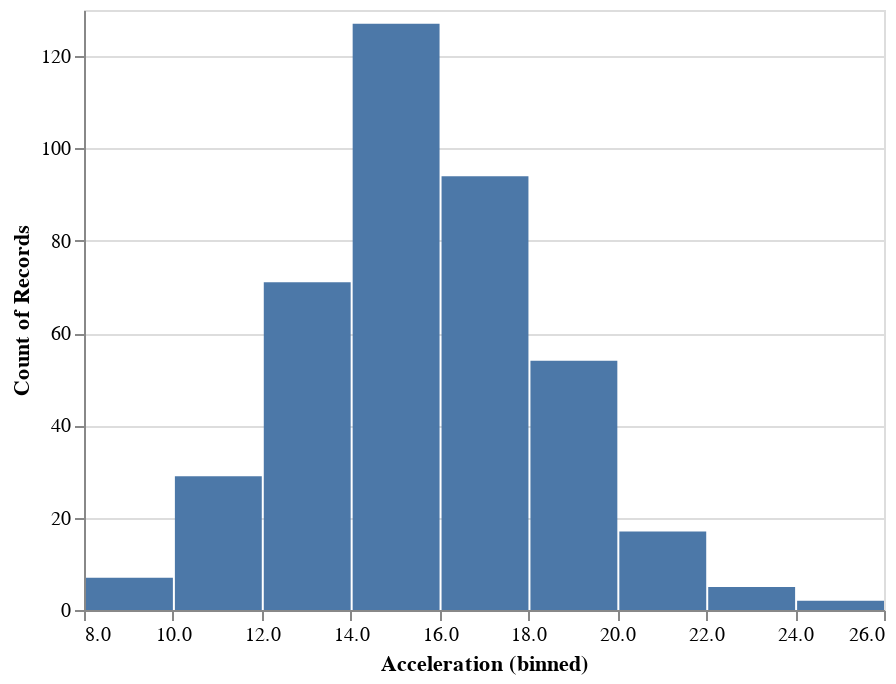

The notebook cell saved with this chart:
### Markdown cell above
In `altair`, histogram is not a special type of visualization, but simply a plot with bars where a variable is binned and a counting aggregation function is used.

### Code cell
alt.Chart(cars).mark_bar().encode(
    x=alt.X('Acceleration', bin=True),
    y='count()'
)

### Figure 1 — Vega-Lite specification as saved in the notebook (floating-point values rounded to 4 significant figures; data arrays with more than 128 entries replaced by an {"elided": "..."} marker saying what was removed)
{"config": {"view": {"continuousWidth": 400, "continuousHeight": 300}}, "data": {"name": "data-f02450ab61490a1363517a0190416235"}, "mark": "bar", "encoding": {"x": {"type": "quantitative", "bin": true, "field": "Acceleration"}, "y": {"type": "quantitative", "aggregate": "count"}}, "$schema": "https://vega.github.io/schema/vega-lite/v4.8.1.json", "datasets": {"data-f02450ab61490a1363517a0190416235": {"elided": "406 records"}}}
